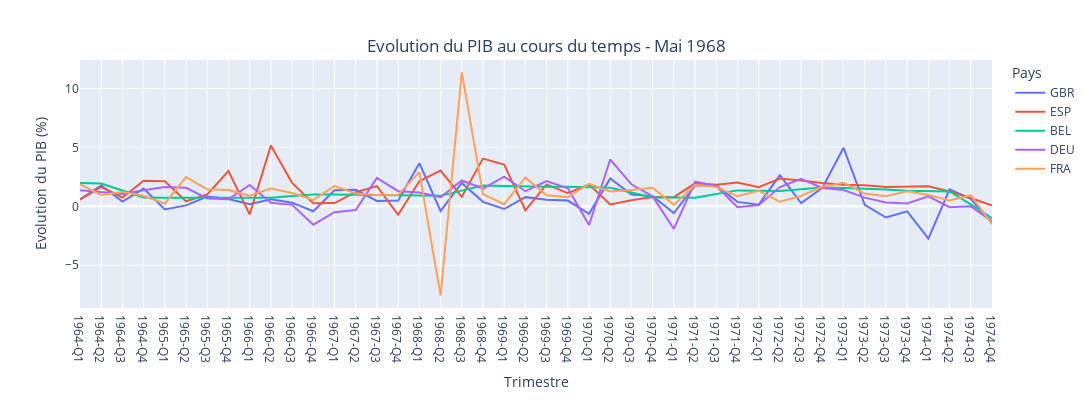

Here is the notebook cell this chart was saved with:
### Code cell
g = Graph(data)

list_dates = g.get_list_dates_q(1964, 1975)#Dates pour lesquelles nous souhaitons afficher les données
df_fra = g.filter_df(['FRA', 'DEU', 'BEL', 'ESP', 'GBR'], 'Q', 'TOT', 'PC_CHGPP', list_dates)#Filtrage du df principal en fonction des éléments désirés

g.line_graph(df_fra, x='TIME', y='Value', x_label="Trimestre", y_label="Evolution du PIB (%)", title='Evolution du PIB au cours du temps - Mai 1968')#Création des courbes
g.display()

### Figure 1 — Plotly figure (JSON) as saved in the notebook; plotly's stock layout.template omitted (floating-point values rounded to 4 significant figures)
{"data": [{"legendgroup": "GBR", "line": {"color": "#636efa", "dash": "solid"}, "mode": "lines", "name": "GBR", "orientation": "v", "showlegend": true, "type": "scatter", "x": ["1964-Q1", "1964-Q2", "1964-Q3", "1964-Q4", "1965-Q1", "1965-Q2", "1965-Q3", "1965-Q4", "1966-Q1", "1966-Q2", "1966-Q3", "1966-Q4", "1967-Q1", "1967-Q2", "1967-Q3", "1967-Q4", "1968-Q1", "1968-Q2", "1968-Q3", "1968-Q4", "1969-Q1", "1969-Q2", "1969-Q3", "1969-Q4", "1970-Q1", "1970-Q2", "1970-Q3", "1970-Q4", "1971-Q1", "1971-Q2", "1971-Q3", "1971-Q4", "1972-Q1", "1972-Q2", "1972-Q3", "1972-Q4", "1973-Q1", "1973-Q2", "1973-Q3", "1973-Q4", "1974-Q1", "1974-Q2", "1974-Q3", "1974-Q4"], "xaxis": "x", "y": [0.589, 1.771, 0.3976, 1.506, -0.2729, 0.08059, 0.8351, 0.6144, 0.1696, 0.5904, 0.3106, -0.418, 1.356, 1.408, 0.4579, 0.4921, 3.663, -0.3926, 1.987, 0.3812, -0.2279, 0.7793, 0.5564, 0.4857, -0.6397, 2.371, 0.997, 0.8677, -0.5711, 1.779, 1.76, 0.3749, 0.1439, 2.651, 0.2825, 1.569, 4.977, 0.1285, -0.9484, -0.4311, -2.738, 1.439, 0.6418, -1.445], "yaxis": "y"}, {"legendgroup": "ESP", "line": {"color": "#EF553B", "dash": "solid"}, "mode": "lines", "name": "ESP", "orientation": "v", "showlegend": true, "type": "scatter", "x": ["1964-Q1", "1964-Q2", "1964-Q3", "1964-Q4", "1965-Q1", "1965-Q2", "1965-Q3", "1965-Q4", "1966-Q1", "1966-Q2", "1966-Q3", "1966-Q4", "1967-Q1", "1967-Q2", "1967-Q3", "1967-Q4", "1968-Q1", "1968-Q2", "1968-Q3", "1968-Q4", "1969-Q1", "1969-Q2", "1969-Q3", "1969-Q4", "1970-Q1", "1970-Q2", "1970-Q3", "1970-Q4", "1971-Q1", "1971-Q2", "1971-Q3", "1971-Q4", "1972-Q1", "1972-Q2", "1972-Q3", "1972-Q4", "1973-Q1", "1973-Q2", "1973-Q3", "1973-Q4", "1974-Q1", "1974-Q2", "1974-Q3", "1974-Q4"], "xaxis": "x", "y": [0.5655, 1.648, 0.7513, 2.174, 2.128, 0.4266, 1.018, 2.989, -0.6805, 5.168, 1.984, 0.2709, 0.2755, 1.201, 1.715, -0.7191, 2.134, 3.034, 0.8063, 4.053, 3.548, -0.3379, 1.865, 1.119, 1.87, 0.1589, 0.5111, 0.789, 0.7809, 1.951, 1.84, 2.014, 1.623, 2.363, 2.197, 1.981, 1.841, 1.783, 1.652, 1.645, 1.698, 1.264, 0.7057, 0.06616], "yaxis": "y"}, {"legendgroup": "BEL", "line": {"color": "#00cc96", "dash": "solid"}, "mode": "lines", "name": "BEL", "orientation": "v", "showlegend": true, "type": "scatter", "x": ["1964-Q1", "1964-Q2", "1964-Q3", "1964-Q4", "1965-Q1", "1965-Q2", "1965-Q3", "1965-Q4", "1966-Q1", "1966-Q2", "1966-Q3", "1966-Q4", "1967-Q1", "1967-Q2", "1967-Q3", "1967-Q4", "1968-Q1", "1968-Q2", "1968-Q3", "1968-Q4", "1969-Q1", "1969-Q2", "1969-Q3", "1969-Q4", "1970-Q1", "1970-Q2", "1970-Q3", "1970-Q4", "1971-Q1", "1971-Q2", "1971-Q3", "1971-Q4", "1972-Q1", "1972-Q2", "1972-Q3", "1972-Q4", "1973-Q1", "1973-Q2", "1973-Q3", "1973-Q4", "1974-Q1", "1974-Q2", "1974-Q3", "1974-Q4"], "xaxis": "x", "y": [1.988, 1.943, 1.344, 0.7472, 0.7335, 0.7242, 0.7364, 0.7451, 0.7329, 0.7222, 0.8677, 1.015, 0.9953, 0.9788, 0.9543, 0.9234, 0.9084, 0.8969, 1.332, 1.77, 1.73, 1.682, 1.673, 1.654, 1.606, 1.575, 1.177, 0.7586, 0.7429, 0.7351, 1.041, 1.355, 1.328, 1.305, 1.449, 1.593, 1.558, 1.519, 1.427, 1.325, 1.283, 1.27, 0.1658, -1.001], "yaxis": "y"}, {"legendgroup": "DEU", "line": {"color": "#ab63fa", "dash": "solid"}, "mode": "lines", "name": "DEU", "orientation": "v", "showlegend": true, "type": "scatter", "x": ["1964-Q1", "1964-Q2", "1964-Q3", "1964-Q4", "1965-Q1", "1965-Q2", "1965-Q3", "1965-Q4", "1966-Q1", "1966-Q2", "1966-Q3", "1966-Q4", "1967-Q1", "1967-Q2", "1967-Q3", "1967-Q4", "1968-Q1", "1968-Q2", "1968-Q3", "1968-Q4", "1969-Q1", "1969-Q2", "1969-Q3", "1969-Q4", "1970-Q1", "1970-Q2", "1970-Q3", "1970-Q4", "1971-Q1", "1971-Q2", "1971-Q3", "1971-Q4", "1972-Q1", "1972-Q2", "1972-Q3", "1972-Q4", "1973-Q1", "1973-Q2", "1973-Q3", "1973-Q4", "1974-Q1", "1974-Q2", "1974-Q3", "1974-Q4"], "xaxis": "x", "y": [1.376, 1.222, 1.039, 1.36, 1.637, 1.578, 0.6659, 0.5985, 1.816, 0.3075, 0.1227, -1.562, -0.4977, -0.3126, 2.415, 1.286, 1.17, 0.7773, 2.195, 1.509, 2.516, 1.283, 2.148, 1.537, -1.596, 3.976, 1.868, 0.8476, -1.921, 2.099, 1.73, -0.08418, 0.1011, 1.633, 2.336, 1.554, 1.383, 0.7389, 0.3277, 0.2489, 0.8457, -0.07694, 4.35e-06, -1.263], "yaxis": "y"}, {"legendgroup": "FRA", "line": {"color": "#FFA15A", "dash": "solid"}, "mode": "lines", "name": "FRA", "orientation": "v", "showlegend": true, "type": "scatter", "x": ["1964-Q1", "1964-Q2", "1964-Q3", "1964-Q4", "1965-Q1", "1965-Q2", "1965-Q3", "1965-Q4", "1966-Q1", "1966-Q2", "1966-Q3", "1966-Q4", "1967-Q1", "1967-Q2", "1967-Q3", "1967-Q4", "1968-Q1", "1968-Q2", "1968-Q3", "1968-Q4", "1969-Q1", "1969-Q2", "1969-Q3", "1969-Q4", "1970-Q1", "1970-Q2", "1970-Q3", "1970-Q4", "1971-Q1", "1971-Q2", "1971-Q3", "1971-Q4", "1972-Q1", "1972-Q2", "1972-Q3", "1972-Q4", "1973-Q1", "1973-Q2", "1973-Q3", "1973-Q4", "1974-Q1", "1974-Q2", "1974-Q3", "1974-Q4"], "xaxis": "x", "y": [1.883, 0.9589, 1.226, 0.9037, 0.222, 2.488, 1.445, 1.392, 0.9022, 1.513, 1.14, 0.5459, 1.714, 1.095, 0.9562, 0.9747, 2.91, -7.581, 11.37, 1.025, 0.1837, 2.453, 0.9454, 0.7903, 1.911, 1.262, 1.377, 1.57, 0.1291, 1.822, 1.631, 0.8568, 1.31, 0.3842, 0.888, 1.66, 1.992, 1.08, 0.8588, 1.278, 0.9593, 0.5006, 0.9435, -1.51], "yaxis": "y"}], "layout": {"height": 400, "hovermode": "x unified", "legend": {"title": {"text": "Pays"}, "tracegroupgap": 0}, "margin": {"t": 60}, "title": {"text": "Evolution du PIB au cours du temps - Mai 1968", "x": 0.5, "xanchor": "center", "y": 0.9, "yanchor": "top"}, "width": 1500, "xaxis": {"anchor": "y", "domain": [0, 1], "title": {"text": "Trimestre"}}, "yaxis": {"anchor": "x", "domain": [0, 1], "title": {"text": "Evolution du PIB (%)"}}}}
